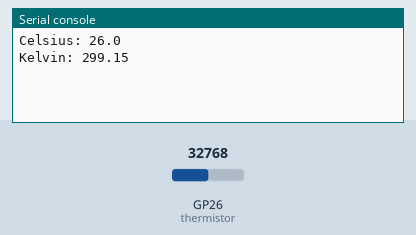
The program below on a simulated Raspberry Pi Pico running MicroPython. Shown: the last lines printed to the serial console. Inputs (shaded band) come from the test bench; at power-on: GP26 (thermistor) = 32768 (analog values on the 0–65535 scale).

Above: at 1.2 s.
1.3 s: GP26 (thermistor) set to 45874
At 5.4 s:
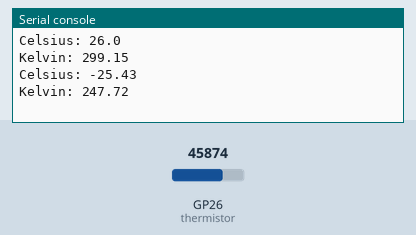
6.3 s: GP26 (thermistor) set to 57670
At 8.4 s:
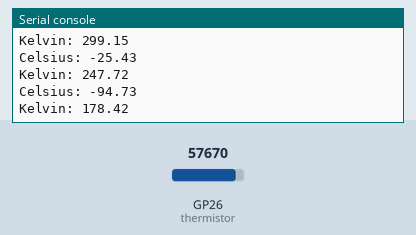
Timing chart, 0 to 9.9 s (numbered marks = the images above; inputs shaded):
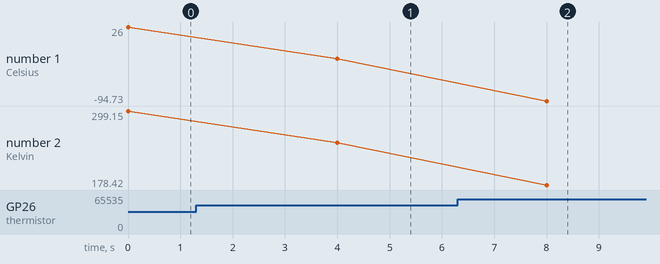

Measured:
- after the input at 1.3 s, the serial console: prints a new line after 2.7 s (image 1)
- after the input at 6.3 s, the serial console: prints a new line after 1.7 s (image 2)
- plotted number 1: 26 → -25.43 after the input at 1.3 s, -25.43 → -94.73 after the input at 6.3 s
- plotted number 2: 299.15 → 247.72 after the input at 1.3 s, 247.72 → 178.42 after the input at 6.3 s

The program:

temperature_reading.py
```python
from machine import ADC, Pin
from time import sleep
import math

thermistor = ADC(Pin(26)) # Sets analog to digital conversion pin

Vin = 3.3 # 3.3V being delivered from Pico
Ro = 10000  # 10kOhm Resistor used for 10kOhm thermistor

# Experimentally Determined Constants
A = 0.01197054312
B = -0.001705399141
C = 0.000009061030683

while True:
    # Get voltage value from ADC thermistor pin
    therm_value = thermistor.read_u16()
    Vout = (3.3/65535)*therm_value

    # Calculate resistance
    Rt = (Vout * Ro) / (Vin - Vout)

    # Steinhart - Hart model of a thermistor
    TempK = 1 / (A + (B * math.log(Rt)) + C * math.pow(math.log(Rt), 3))

    # Convert from Kelvin to Celsius
    TempC = TempK - 273.15

    #Prints results every 4 seconds
    print('Celsius: ' + str(round(TempC, 2)))
    print('Kelvin: ' + str(round(TempK, 2)))
    sleep(4)
```
